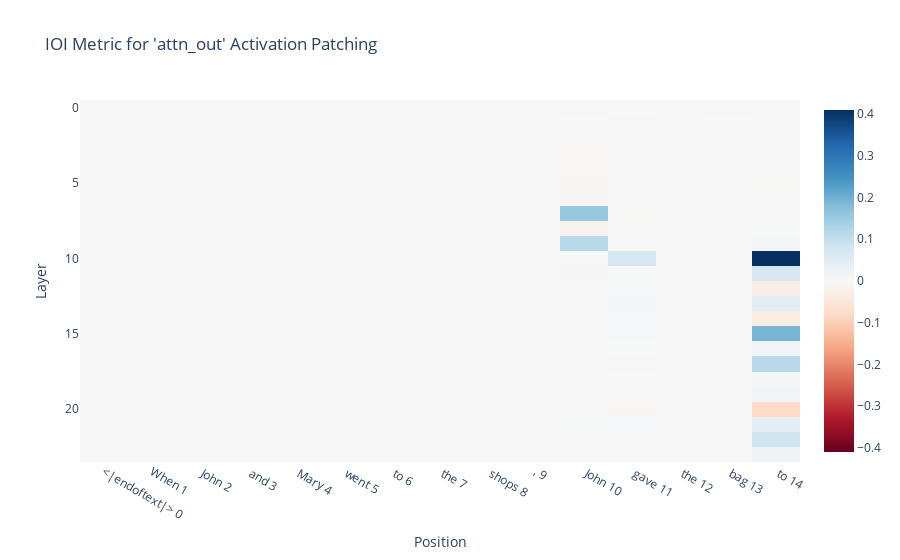

Notebook cell for this chart:
### Markdown cell above
Attention only seems to matter on S2 in earlier layers, and at the final token for layers 7 onwards. Layers 7 and 8 clearly have the most importance.

We would expect NMHs and S2-inhibition heads to be active at END. Induction heads and duplicate name heads should be active at S2.

### Code cell
resid_pre_act_patch_results = patching.get_act_patch_attn_out(
    model, 
    corrupted_tokens, 
    clean_cache, 
    ioi_metric)

imshow(resid_pre_act_patch_results, 
       yaxis="Layer", 
       xaxis="Position", 
       x=[f"{tok} {i}" for i, tok in enumerate(model.to_str_tokens(clean_tokens[0]))],
       title="IOI Metric for 'attn_out' Activation Patching")

### Figure 1 — Plotly figure (JSON) as saved in the notebook; plotly's stock layout.template omitted (floating-point values rounded to 4 significant figures; data arrays with more than 128 entries replaced by an {"elided": "..."} marker saying what was removed)
{"data": [{"coloraxis": "coloraxis", "hovertemplate": "x: %{x}<br>y: %{y}<br>color: %{z}<extra></extra>", "name": "0", "type": "heatmap", "x": ["<|endoftext|> 0", "When 1", " John 2", " and 3", " Mary 4", " went 5", " to 6", " the 7", " shops 8", ", 9", " John 10", " gave 11", " the 12", " bag 13", " to 14"], "xaxis": "x", "yaxis": "y", "z": {"elided": "24x15 float values"}}], "layout": {"coloraxis": {"cmid": 0, "colorscale": [[0, "rgb(103,0,31)"], [0.1, "rgb(178,24,43)"], [0.2, "rgb(214,96,77)"], [0.3, "rgb(244,165,130)"], [0.4, "rgb(253,219,199)"], [0.5, "rgb(247,247,247)"], [0.6, "rgb(209,229,240)"], [0.7, "rgb(146,197,222)"], [0.8, "rgb(67,147,195)"], [0.9, "rgb(33,102,172)"], [1, "rgb(5,48,97)"]]}, "title": {"text": "IOI Metric for 'attn_out' Activation Patching"}, "xaxis": {"anchor": "y", "domain": [0, 1], "title": {"text": "Position"}}, "yaxis": {"anchor": "x", "autorange": "reversed", "domain": [0, 1], "title": {"text": "Layer"}}}}
